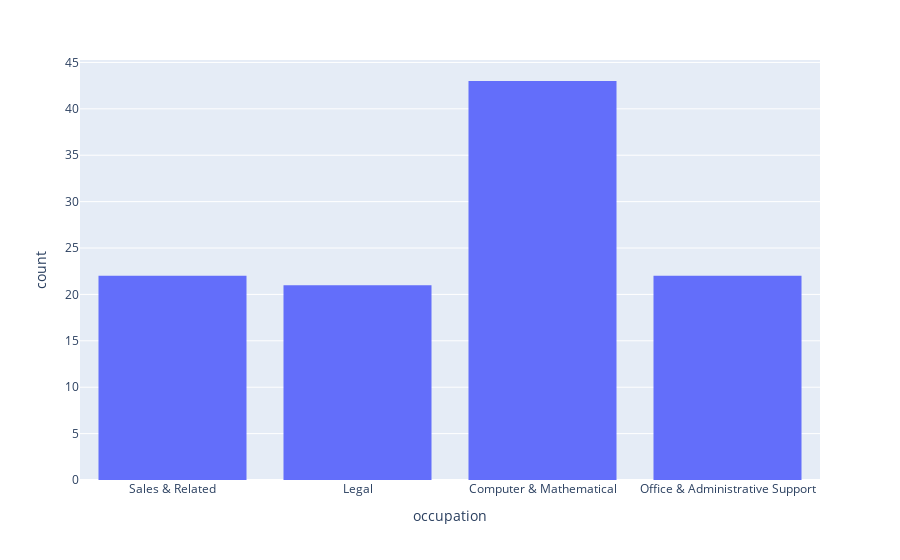

Notebook cell for this chart:
### Code cell
px.histogram(Occupation, x='occupation')

### Figure 1 — Plotly figure (JSON) as saved in the notebook; plotly's stock layout.template omitted (floating-point values rounded to 4 significant figures)
{"data": [{"alignmentgroup": "True", "bingroup": "x", "hovertemplate": "occupation=%{x}<br>count=%{y}<extra></extra>", "legendgroup": "", "marker": {"color": "#636efa", "pattern": {"shape": ""}}, "name": "", "offsetgroup": "", "orientation": "v", "showlegend": false, "type": "histogram", "x": ["Sales & Related", "Sales & Related", "Sales & Related", "Sales & Related", "Sales & Related", "Sales & Related", "Sales & Related", "Sales & Related", "Sales & Related", "Sales & Related", "Sales & Related", "Sales & Related", "Sales & Related", "Sales & Related", "Sales & Related", "Sales & Related", "Sales & Related", "Sales & Related", "Sales & Related", "Sales & Related", "Sales & Related", "Sales & Related", "Legal", "Legal", "Legal", "Legal", "Legal", "Legal", "Legal", "Legal", "Legal", "Legal", "Legal", "Legal", "Legal", "Legal", "Legal", "Legal", "Legal", "Legal", "Legal", "Legal", "Legal", "Computer & Mathematical", "Computer & Mathematical", "Computer & Mathematical", "Computer & Mathematical", "Computer & Mathematical", "Computer & Mathematical", "Computer & Mathematical", "Computer & Mathematical", "Computer & Mathematical", "Computer & Mathematical", "Computer & Mathematical", "Computer & Mathematical", "Computer & Mathematical", "Computer & Mathematical", "Computer & Mathematical", "Computer & Mathematical", "Computer & Mathematical", "Computer & Mathematical", "Computer & Mathematical", "Computer & Mathematical", "Computer & Mathematical", "Computer & Mathematical", "Office & Administrative Support", "Office & Administrative Support", "Office & Administrative Support", "Office & Administrative Support", "Office & Administrative Support", "Office & Administrative Support", "Office & Administrative Support", "Office & Administrative Support", "Office & Administrative Support", "Office & Administrative Support", "Office & Administrative Support", "Office & Administrative Support", "Office & Administrative Support", "Office & Administrative Support", "Office & Administrative Support", "Office & Administrative Support", "Office & Administrative Support", "Office & Administrative Support", "Office & Administrative Support", "Office & Administrative Support", "Office & Administrative Support", "Office & Administrative Support", "Computer & Mathematical", "Computer & Mathematical", "Computer & Mathematical", "Computer & Mathematical", "Computer & Mathematical", "Computer & Mathematical", "Computer & Mathematical", "Computer & Mathematical", "Computer & Mathematical", "Computer & Mathematical", "Computer & Mathematical", "Computer & Mathematical", "Computer & Mathematical", "Computer & Mathematical", "Computer & Mathematical", "Computer & Mathematical", "Computer & Mathematical", "Computer & Mathematical", "Computer & Mathematical", "Computer & Mathematical", "Computer & Mathematical"], "xaxis": "x", "yaxis": "y"}], "layout": {"barmode": "relative", "legend": {"tracegroupgap": 0}, "margin": {"t": 60}, "xaxis": {"anchor": "y", "domain": [0, 1], "title": {"text": "occupation"}}, "yaxis": {"anchor": "x", "domain": [0, 1], "title": {"text": "count"}}}}
